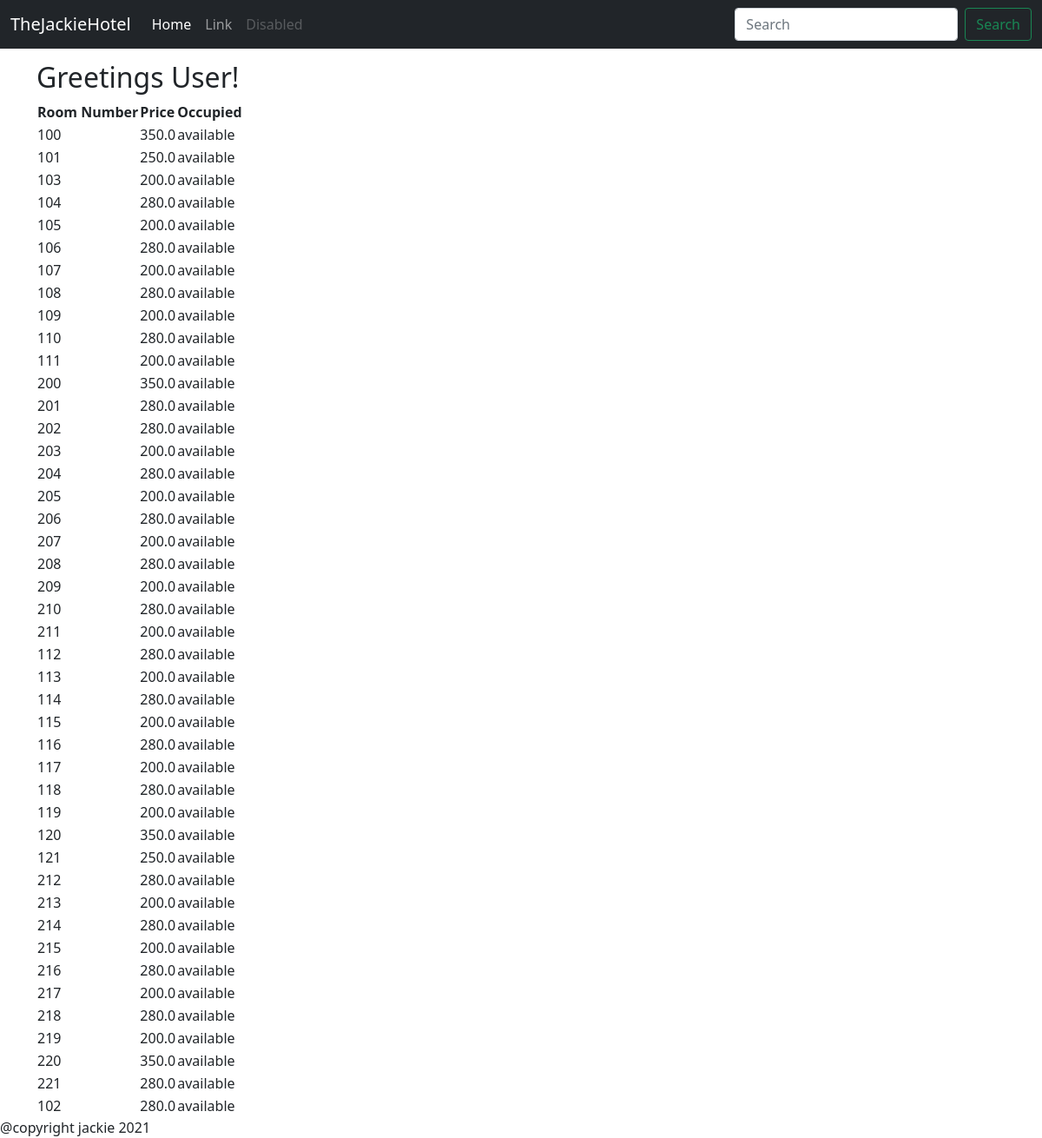
Screenshot of /booking/roomlist with the database file from the repository.
### booking/models.py (models this page shows, shortened)
class Room(models.Model):
    room_num = models.IntegerField(default=0)
    price = models.FloatField(default=BASE_PRICE)
    occupied = models.BooleanField(default=False)
    oceanside = models.BooleanField(default=False)
    suite = models.BooleanField(default=False)

### booking/views.py (the view)
# urls.py: path('roomlist', views.RoomList.as_view(), name='room_list'),
class RoomList(ListView):
    model = Room
    class Meta:
        ordering = ["room_num"]

### booking/templates/booking/room_list.html
{% extends "./base.html" %}
{% block content %}
    <table>
    <tr><th>Room Number</th><th>Price</th><th>Occupied</th></tr>
{% for room in room_list %}
    <tr><td>{{ room.room_num }}</td> <td>{{ room.price }}</td><td>{% if room.occupied %}taken{% else %}available{%  endif %}</td></tr>
{% endfor %}
    </table>
{% endblock %}

### rows the page displays
Room: room_num "100", price "350.0", occupied "available"
Room: room_num "101", price "250.0", occupied "available"
Room: room_num "103", price "200.0", occupied "available"
Room: room_num "104", price "280.0", occupied "available"
Room: room_num "105", price "200.0", occupied "available"
Room: room_num "106", price "280.0", occupied "available"
Room: room_num "107", price "200.0", occupied "available"
Room: room_num "108", price "280.0", occupied "available"
Room: room_num "109", price "200.0", occupied "available"
Room: room_num "110", price "280.0", occupied "available"
Room: room_num "111", price "200.0", occupied "available"
Room: room_num "200", price "350.0", occupied "available"
Room: room_num "201", price "280.0", occupied "available"
Room: room_num "202", price "280.0", occupied "available"
Room: room_num "203", price "200.0", occupied "available"
Room: room_num "204", price "280.0", occupied "available"
Room: room_num "205", price "200.0", occupied "available"
Room: room_num "206", price "280.0", occupied "available"
Room: room_num "207", price "200.0", occupied "available"
Room: room_num "208", price "280.0", occupied "available"
Room: room_num "209", price "200.0", occupied "available"
Room: room_num "210", price "280.0", occupied "available"
Room: room_num "211", price "200.0", occupied "available"
Room: room_num "112", price "280.0", occupied "available"
Room: room_num "113", price "200.0", occupied "available"
Room: room_num "114", price "280.0", occupied "available"
Room: room_num "115", price "200.0", occupied "available"
Room: room_num "116", price "280.0", occupied "available"
Room: room_num "117", price "200.0", occupied "available"
Room: room_num "118", price "280.0", occupied "available"
Room: room_num "119", price "200.0", occupied "available"
Room: room_num "120", price "350.0", occupied "available"
Room: room_num "121", price "250.0", occupied "available"
Room: room_num "212", price "280.0", occupied "available"
Room: room_num "213", price "200.0", occupied "available"
Room: room_num "214", price "280.0", occupied "available"
Room: room_num "215", price "200.0", occupied "available"
Room: room_num "216", price "280.0", occupied "available"
Room: room_num "217", price "200.0", occupied "available"
Room: room_num "218", price "280.0", occupied "available"
Room: room_num "219", price "200.0", occupied "available"
Room: room_num "220", price "350.0", occupied "available"
Room: room_num "221", price "280.0", occupied "available"
Room: room_num "102", price "280.0", occupied "available"
